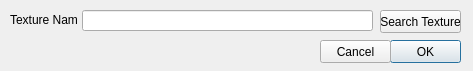
<ui version="4.0" >
 <author></author>
 <comment></comment>
 <exportmacro></exportmacro>
 <class>RenameTextureDialog</class>
 <widget class="QDialog" name="RenameTextureDialog" >
  <property name="geometry" >
   <rect>
    <x>0</x>
    <y>0</y>
    <width>473</width>
    <height>71</height>
   </rect>
  </property>
  <property name="windowTitle" >
   <string>Dialog</string>
  </property>
  <widget class="QSplitter" name="splitter" >
   <property name="geometry" >
    <rect>
     <x>10</x>
     <y>10</y>
     <width>351</width>
     <height>17</height>
    </rect>
   </property>
   <property name="orientation" >
    <enum>Qt::Horizontal</enum>
   </property>
  </widget>
  <widget class="QSplitter" name="splitter_2" >
   <property name="geometry" >
    <rect>
     <x>10</x>
     <y>10</y>
     <width>238</width>
     <height>23</height>
    </rect>
   </property>
   <property name="orientation" >
    <enum>Qt::Horizontal</enum>
   </property>
  </widget>
  <widget class="QSplitter" name="splitter_3" >
   <property name="geometry" >
    <rect>
     <x>10</x>
     <y>10</y>
     <width>391</width>
     <height>17</height>
    </rect>
   </property>
   <property name="orientation" >
    <enum>Qt::Horizontal</enum>
   </property>
  </widget>
  <widget class="QWidget" name="layoutWidget" >
   <property name="geometry" >
    <rect>
     <x>10</x>
     <y>60</y>
     <width>351</width>
     <height>33</height>
    </rect>
   </property>
  </widget>
  <widget class="QSplitter" name="splitter_4" >
   <property name="geometry" >
    <rect>
     <x>10</x>
     <y>30</y>
     <width>367</width>
     <height>23</height>
    </rect>
   </property>
   <property name="orientation" >
    <enum>Qt::Horizontal</enum>
   </property>
  </widget>
  <widget class="QPushButton" name="okButton" >
   <property name="geometry" >
    <rect>
     <x>390</x>
     <y>40</y>
     <width>71</width>
     <height>23</height>
    </rect>
   </property>
   <property name="text" >
    <string>OK</string>
   </property>
  </widget>
  <widget class="QPushButton" name="cancelButton" >
   <property name="geometry" >
    <rect>
     <x>320</x>
     <y>40</y>
     <width>71</width>
     <height>23</height>
    </rect>
   </property>
   <property name="text" >
    <string>Cancel</string>
   </property>
  </widget>
  <widget class="QLineEdit" name="newtexturename" >
   <property name="geometry" >
    <rect>
     <x>82</x>
     <y>10</y>
     <width>291</width>
     <height>21</height>
    </rect>
   </property>
   <property name="text" >
    <string/>
   </property>
  </widget>
  <widget class="QLabel" name="label" >
   <property name="geometry" >
    <rect>
     <x>10</x>
     <y>10</y>
     <width>67</width>
     <height>21</height>
    </rect>
   </property>
   <property name="text" >
    <string>&lt;html>&lt;head>&lt;meta name=&quot;qrichtext&quot; content=&quot;1&quot; />&lt;/head>&lt;body style=&quot; white-space: pre-wrap; font-family:MS Shell Dlg; font-weight:400; font-style:normal; text-decoration:none;&quot;>&lt;p style=&quot; margin-top:0px; margin-bottom:0px; margin-left:0px; margin-right:0px; -qt-block-indent:0; text-indent:0px;&quot;>Texture Name&lt;/p>&lt;/body>&lt;/html></string>
   </property>
  </widget>
  <widget class="QPushButton" name="searchButton" >
   <property name="geometry" >
    <rect>
     <x>380</x>
     <y>10</y>
     <width>81</width>
     <height>23</height>
    </rect>
   </property>
   <property name="text" >
    <string>Search Texture</string>
   </property>
  </widget>
 </widget>
 <pixmapfunction></pixmapfunction>
 <resources/>
 <connections>
  <connection>
   <sender>okButton</sender>
   <signal>clicked()</signal>
   <receiver>RenameTextureDialog</receiver>
   <slot>accept()</slot>
   <hints>
    <hint type="sourcelabel" >
     <x>278</x>
     <y>253</y>
    </hint>
    <hint type="destinationlabel" >
     <x>96</x>
     <y>254</y>
    </hint>
   </hints>
  </connection>
  <connection>
   <sender>cancelButton</sender>
   <signal>clicked()</signal>
   <receiver>RenameTextureDialog</receiver>
   <slot>reject()</slot>
   <hints>
    <hint type="sourcelabel" >
     <x>369</x>
     <y>253</y>
    </hint>
    <hint type="destinationlabel" >
     <x>179</x>
     <y>282</y>
    </hint>
   </hints>
  </connection>
 </connections>
</ui>
